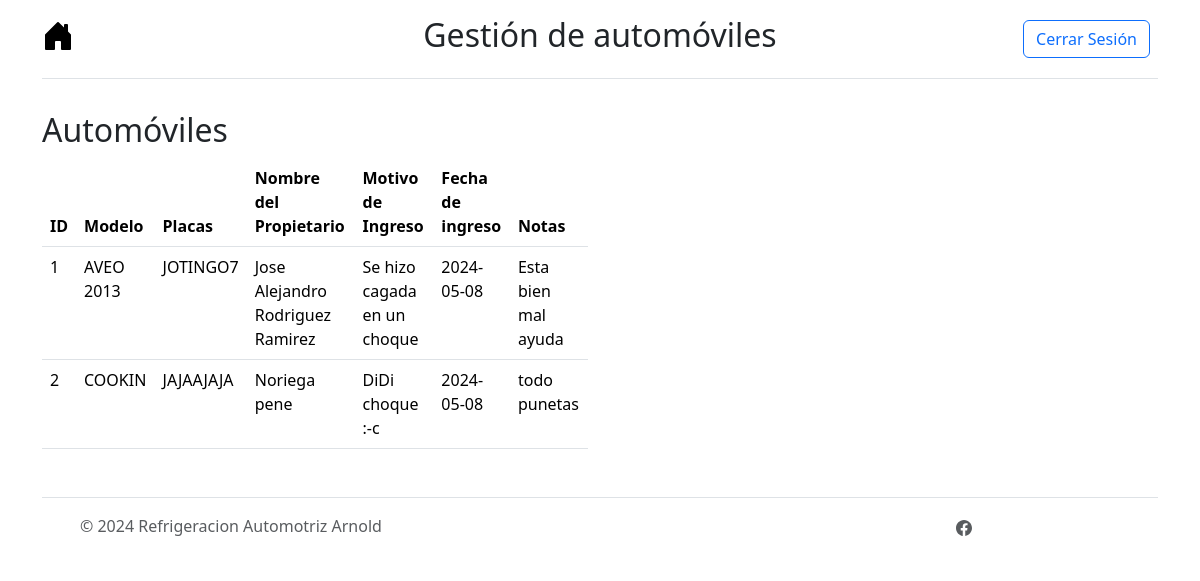
Screenshot of /menu/automoviles (signed in) with the database file from the repository.
### tables this page shows
CREATE TABLE Automoviles (IdAutomovil INTEGER PRIMARY KEY AUTOINCREMENT NOT NULL, Modelo TEXT (50) NOT NULL, Placas TEXT (25) NOT NULL, NombrePropietario TEXT (100) NOT NULL, MotivoIngreso TEXT (150) NOT NULL, FechaIngreso TEXT NOT NULL, Notas TEXT (255), Activo INTEGER NOT NULL);

### controller/controllers.py (the view)
@app.route("/menu/automoviles")
@login_required
def menu_automoviles():
    rows = SelectAutomoviles()
    return render_template('menu_automoviles.html', automoviles=rows)

### controller/DBController.py (called while the page is built)
def SelectAutomoviles():
    try:
        conn = sqlite3.connect("instance/arnold_autorefrigeraciones.db")
        c = conn.cursor()
        c.execute("SELECT * FROM Automoviles")
        rows = c.fetchall()
        conn.close()
        return rows
    except Exception as e:
        return str(e)

### controller/controllers.py (called while the page is built)
@login_manager.user_loader
def load_user(user_id):
    return db.get_or_404(Users, user_id)

### templates/menu_automoviles.html
{% extends 'base.html' %}
{% block nombre_menu %}Gestión de automóviles{% endblock %}
{% block content %}
<link rel="stylesheet" href="/static/css/style.css">
<section class="py-2">
    <div class="container">
        <div class="row">
            <div class="col-md-6">
                <h2>Automóviles</h2>
                <table id="automoviles-table" class="table table-hover">
                    <thead>
                        <tr>
                            <th>ID</th>
                            <th>Modelo</th>
                            <th>Placas</th>
                            <th>Nombre del Propietario</th>
                            <th>Motivo de Ingreso</th>
                            <th>Fecha de ingreso</th>
                            <th>Notas</th>
                        </tr>
                    </thead>
                    <tbody>
                        {% for auto in automoviles %}
                        <tr>
                            <td>{{ auto[0] }}</td>
                            <td>{{ auto[1] }}</td>
                            <td>{{ auto[2] }}</td>
                            <td>{{ auto[3] }}</td>
                            <td>{{ auto[4] }}</td>
                            <td>{{ auto[5] }}</td>
                            <td>{{ auto[6] }}</td>
                        </tr>
                        {% endfor %}
                    </tbody>
                </table>
            </div>
        </div>
    </div>
</section>
{% endblock %}

### rows the page displays
Automoviles: IdAutomovil "1", Modelo "AVEO 2013", Placas "JOTINGO7", NombrePropietario "Jose Alejandro Rodriguez Ramirez", MotivoIngreso "Se hizo cagada en un choque", FechaIngreso "2024-05-08", Notas "Esta bien mal ayuda"
Automoviles: IdAutomovil "2", Modelo "COOKIN", Placas "JAJAAJAJA", NombrePropietario "Noriega pene", MotivoIngreso "DiDi choque :-c", FechaIngreso "2024-05-08", Notas "todo punetas"
